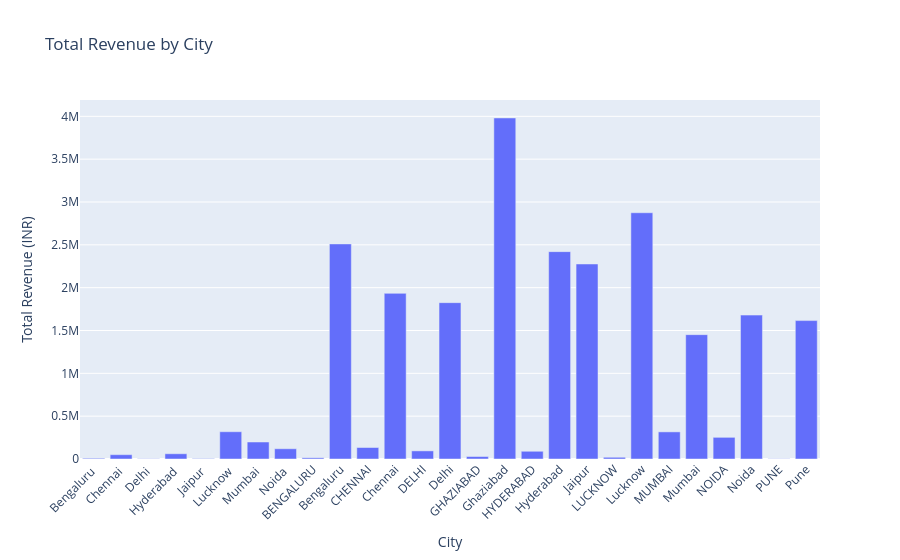

Here is the notebook cell this chart was saved with:
### Code cell
revenue_by_city = sales.groupby('City', as_index=False)['Total_Amount_INR'].sum()

fig = px.bar(
    revenue_by_city,
    x='City',
    y='Total_Amount_INR',
    title='Total Revenue by City',
    labels={
        'City': 'City',
        'Total_Amount_INR': 'Total Revenue (INR)'
    },
    hover_data={'Total_Amount_INR': ':,.2f'}
)

fig.update_layout(
    xaxis_title='City',
    yaxis_title='Total Revenue (INR)',
    xaxis_tickangle=-45
)

fig.show()

### Figure 1 — Plotly figure (JSON) as saved in the notebook; plotly's stock layout.template omitted (floating-point values rounded to 4 significant figures)
{"data": [{"hovertemplate": "City=%{x}<br>Total Revenue (INR)=%{y:,.2f}<extra></extra>", "legendgroup": "", "marker": {"color": "#636efa", "pattern": {"shape": ""}}, "name": "", "orientation": "v", "showlegend": false, "textposition": "auto", "type": "bar", "x": [" Bengaluru ", " Chennai ", " Delhi ", " Hyderabad ", " Jaipur ", " Lucknow ", " Mumbai ", " Noida ", "BENGALURU", "Bengaluru", "CHENNAI", "Chennai", "DELHI", "Delhi", "GHAZIABAD", "Ghaziabad", "HYDERABAD", "Hyderabad", "Jaipur", "LUCKNOW", "Lucknow", "MUMBAI", "Mumbai", "NOIDA", "Noida", "PUNE", "Pune"], "xaxis": "x", "y": [8280.0, 50300.0, 2835.0, 61200.0, 4590.0, 318300.0, 198300.0, 119600.0, 14000.0, 2511000.0, 134300.0, 1934000.0, 94650.0, 1825000.0, 28900.0, 3981000.0, 90190.0, 2421000.0, 2276000.0, 20120.0, 2875000.0, 316600.0, 1452000.0, 253000.0, 1680000.0, 2565.0, 1616000.0], "yaxis": "y"}], "layout": {"barmode": "relative", "legend": {"tracegroupgap": 0}, "title": {"text": "Total Revenue by City"}, "xaxis": {"anchor": "y", "domain": [0, 1], "tickangle": -45, "title": {"text": "City"}}, "yaxis": {"anchor": "x", "domain": [0, 1], "title": {"text": "Total Revenue (INR)"}}}}
